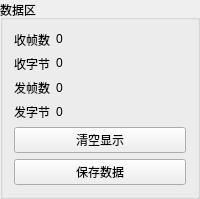
       <widget class="QGroupBox" name="groupBox_3">
        <property name="sizePolicy">
         <sizepolicy hsizetype="Fixed" vsizetype="Fixed">
          <horstretch>0</horstretch>
          <verstretch>0</verstretch>
         </sizepolicy>
        </property>
        <property name="minimumSize">
         <size>
          <width>131</width>
          <height>0</height>
         </size>
        </property>
        <property name="title">
         <string>数据区</string>
        </property>
        <layout class="QFormLayout" name="formLayout_3">
         <item row="0" column="0">
          <widget class="QLabel" name="label_7">
           <property name="text">
            <string>收帧数</string>
           </property>
          </widget>
         </item>
         <item row="0" column="1">
          <widget class="QLabel" name="label_11">
           <property name="maximumSize">
            <size>
             <width>61</width>
             <height>16</height>
            </size>
           </property>
           <property name="text">
            <string>0</string>
           </property>
          </widget>
         </item>
         <item row="2" column="0">
          <widget class="QLabel" name="label_10">
           <property name="text">
            <string>收字节</string>
           </property>
          </widget>
         </item>
         <item row="2" column="1">
          <widget class="QLabel" name="label_12">
           <property name="maximumSize">
            <size>
             <width>61</width>
             <height>16</height>
            </size>
           </property>
           <property name="text">
            <string>0</string>
           </property>
          </widget>
         </item>
         <item row="4" column="0">
          <widget class="QLabel" name="label_18">
           <property name="text">
            <string>发帧数</string>
           </property>
          </widget>
         </item>
         <item row="6" column="0">
          <widget class="QLabel" name="label_20">
           <property name="text">
            <string>发字节</string>
           </property>
          </widget>
         </item>
         <item row="6" column="1">
          <widget class="QLabel" name="label_22">
           <property name="text">
            <string>0</string>
           </property>
          </widget>
         </item>
         <item row="8" column="0" colspan="2">
          <widget class="QPushButton" name="pushButtonClearReceiveDisplay">
           <property name="text">
            <string>清空显示</string>
           </property>
          </widget>
         </item>
         <item row="10" column="0" colspan="2">
          <widget class="QPushButton" name="pushButtonSaveReceiveData">
           <property name="text">
            <string>保存数据</string>
           </property>
          </widget>
         </item>
         <item row="4" column="1">
          <widget class="QLabel" name="label_21">
           <property name="text">
            <string>0</string>
           </property>
          </widget>
         </item>
        </layout>
       </widget>
